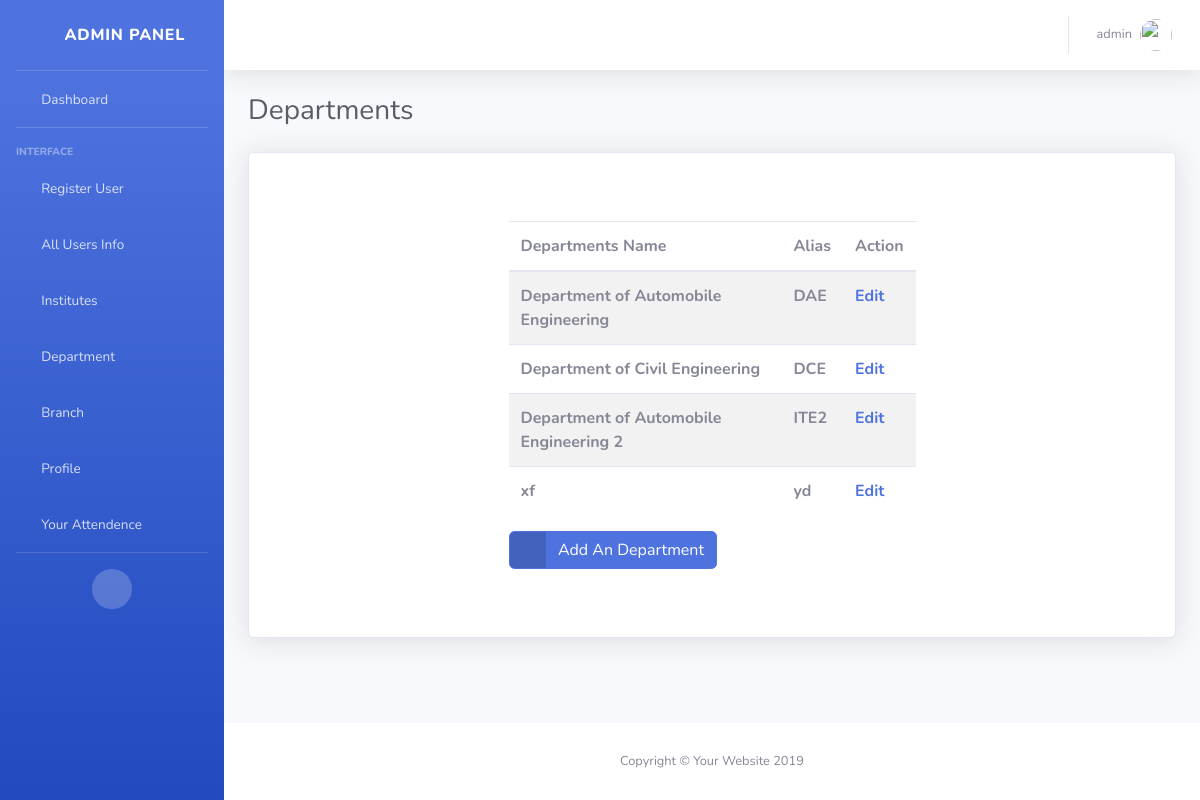
Screenshot of /department (signed in) with the database file from the repository.
### amsapp/models.py (models this page shows)
class Department(models.Model):
    institute_id = models.ForeignKey(Institute, related_name='department', on_delete=models.CASCADE)
    name = models.CharField(max_length=100, unique=True)
    alias = models.CharField(max_length=100, unique=True)
    status = models.IntegerField(default=1)

### amsapp/views.py (the view)
# urls.py: path('department',views.department,name="department"),
@login_required(login_url="login")
def department(request):
    dept = Department.objects.all()
    return render(request, 'department.html', {'dept': dept})

### amsapp/templates/department.html (shortened to what this page needs)
{%extends 'wrapper.html'%}
{%block page_heading%}Departments{% endblock %}
{%block content %}
<div class="card shadow mb-4">
    <div class="card-body">
        <div class="container py-5">
            <div class="row">
                <div class="col-md-6 mx-auto">
                    <table class="table table-striped">
                        <thead>
                        <tr>
                            <th scope="col-md-3">Departments Name</th>
                            <th scope="col-md-9">Alias</th>
                            {% if user.info.user_role == 'admin' %}
                            <th scope="col-md-9">Action</th>
                            {% endif %}
                        </tr>
                        </thead>
                        <tbody>
                        {% for d in dept %}
                        <tr>
                            <th scope="row">{{d.name}}</th>
                            <th scope="row">{{d.alias}}</th>
                            {% if user.info.user_role == 'admin' %}
                            <th scope="row"><a href="{% url 'edit_department' d.id %}">Edit</a></th>
                            {% endif %}
                        </tr>
                        {% endfor %}
                        </tbody>
                    </table>
                    <a href="{% url 'add_department' %}" class="btn btn-primary btn-icon-split">
                    <span class="icon text-white-50">
                      <i class="fas fa-flag"></i>
                    </span>
                        <span class="text">Add An Department</span>
                    </a>
                </div>
            </div>
        </div>
    </div>
</div>
{%endblock%}

### amsapp/templates/wrapper.html (shortened to what this page needs)
<!DOCTYPE html>
<html lang="en">
<head>
    {%load static %}
    <link href="{% static '/'%}vendor/fontawesome-free/css/all.min.css" rel="stylesheet" type="text/css">
    <link href="{% static '/'%}css/sb-admin-2.min.css" rel="stylesheet">
</head>
<body id="page-top">
<div id="wrapper">
    {% include 'sidemenu.html' %}
    <div id="content-wrapper" class="d-flex flex-column">
        <div id="content">
            <nav class="navbar navbar-expand navbar-light bg-white topbar mb-4 static-top shadow">
                <ul class="navbar-nav ml-auto">
                    <li class="nav-item dropdown no-arrow">
                        <a class="nav-link dropdown-toggle" href="#" id="userDropdown" role="button"
                           data-toggle="dropdown" aria-haspopup="true" aria-expanded="false">
                            <span class="mr-2 d-none d-lg-inline text-gray-600 small">{{ request.user.username }}</span>
                            <img class="img-profile rounded-circle" src="{%static 'img/user-default.png'%}">
                        </a>
                    </li>
                </ul>
            </nav>
            <div class="container-fluid">
                <h1 class="h3 mb-4 text-gray-800">{%block page_heading%}{%endblock%}</h1>
                {%block content %} {% endblock %}
            </div>
        </div>
        <footer class="sticky-footer bg-white">
            <div class="container my-auto">
                <div class="copyright text-center my-auto">
                    <span>Copyright &copy; Your Website 2019</span>
                </div>
            </div>
        </footer>
    </div>
</div>
</body>
</html>

### amsapp/templates/sidemenu.html
<ul class="navbar-nav bg-gradient-primary sidebar sidebar-dark accordion" id="accordionSidebar">
    <a class="sidebar-brand d-flex align-items-center justify-content-center" href="{%url 'dashboard'%}">
        <div class="sidebar-brand-icon rotate-n-15">
            <i class="fas fa-laugh-wink"></i>
        </div>
        <div class="sidebar-brand-text mx-3">Admin Panel</div>
    </a>
    <hr class="sidebar-divider my-0">
    <li class="nav-item">
        <a class="nav-link" href="{%url 'dashboard'%}">
            <i class="fas fa-fw fa-tachometer-alt"></i>
            <span>Dashboard</span></a>
    </li>
    <hr class="sidebar-divider">
    <div class="sidebar-heading">
        Interface
    </div>
    {% if user.info.user_role == 'admin' %}
    <li class="nav-item">
        <a class="nav-link" href="{%url 'register'%}">
            <i class="fas fa-fw fa-user"></i>
            <span>Register User</span></a>
    </li>
    <li class="nav-item">
        <a class="nav-link" href="{%url 'user_info'%}">
            <i class="fas fa-fw fa-user"></i>
            <span>All Users Info</span></a>
    </li>
    <li class="nav-item">
        <a class="nav-link" href="{%url 'institute'%}">
            <i class="fas fa-fw fa-user"></i>
            <span>Institutes</span></a>
    </li>
    <li class="nav-item">
        <a class="nav-link" href="{%url 'department'%}">
            <i class="fas fa-fw fa-user"></i>
            <span>Department</span></a>
    </li>
    <li class="nav-item">
        <a class="nav-link" href="{%url 'branch'%}">
            <i class="fas fa-fw fa-user"></i>
            <span>Branch</span></a>
    </li>
    {% endif %}
    <li class="nav-item">
        <a class="nav-link" href="{% url 'user_view' id=user.id %}">
            <i class="fas fa-fw fa-user"></i>
            <span>Profile</span></a>
    </li>
  <li class="nav-item">
        <a class="nav-link" href="{% url 'attendence_list' %}">
            <i class="fas fa-fw fa-table"></i>
            <span>Your Attendence</span></a>
    </li>
    <hr class="sidebar-divider d-none d-md-block">
    <div class="text-center d-none d-md-inline">
        <button class="rounded-circle border-0" id="sidebarToggle"></button>
    </div>
</ul>

### rows the page displays
Department: name "Department of Automobile Engineering", alias "DAE"
Department: name "Department of Civil Engineering", alias "DCE"
Department: name "Department of Automobile Engineering 2", alias "ITE2"
Department: name "xf", alias "yd"

### other values shown
{{ request.user.username }} "admin"
